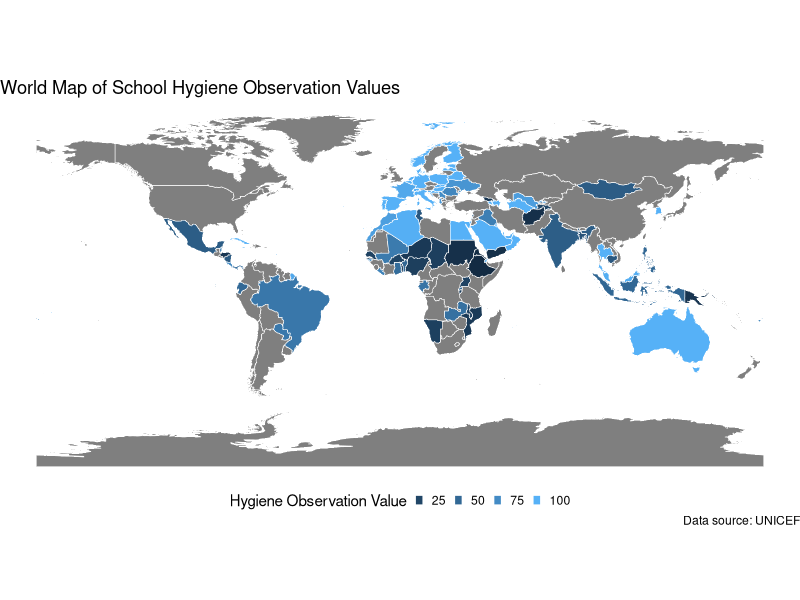
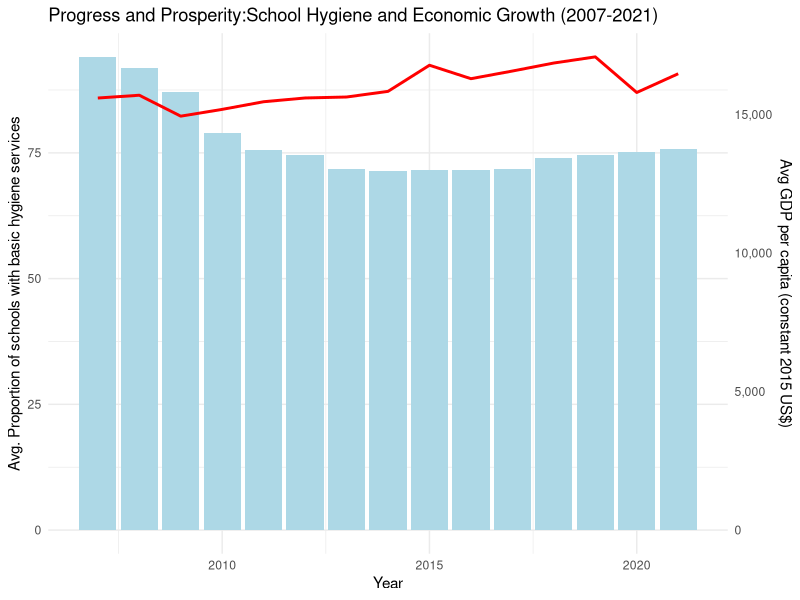
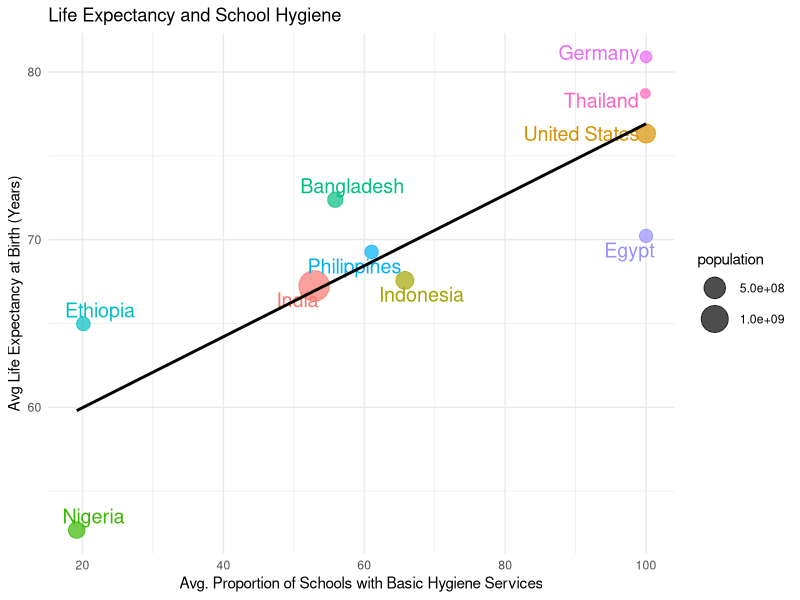
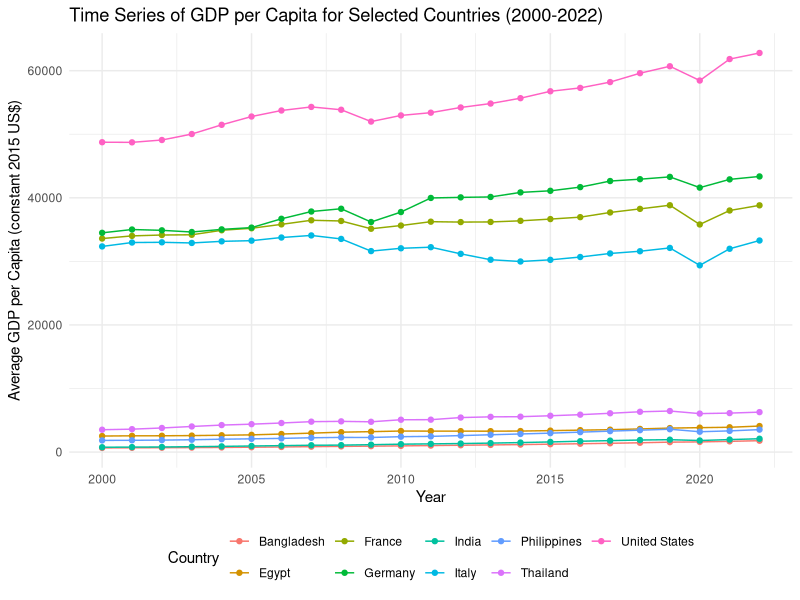
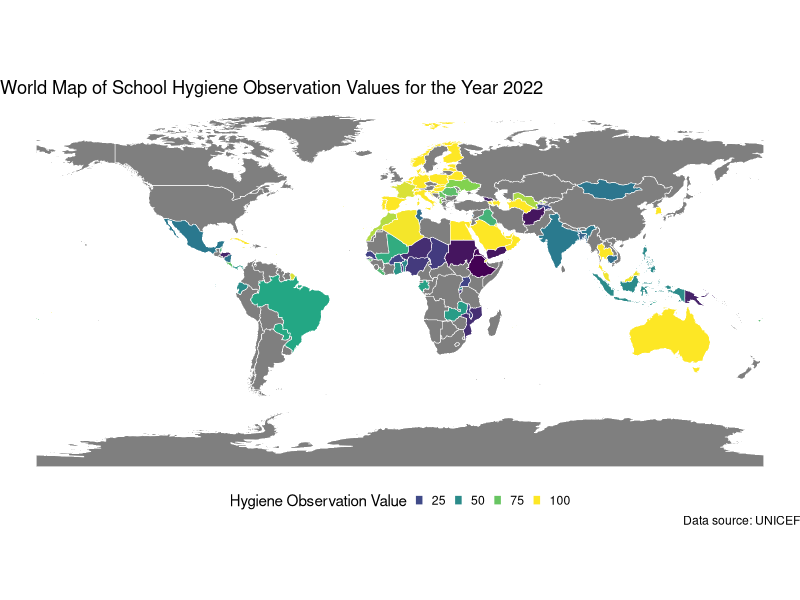
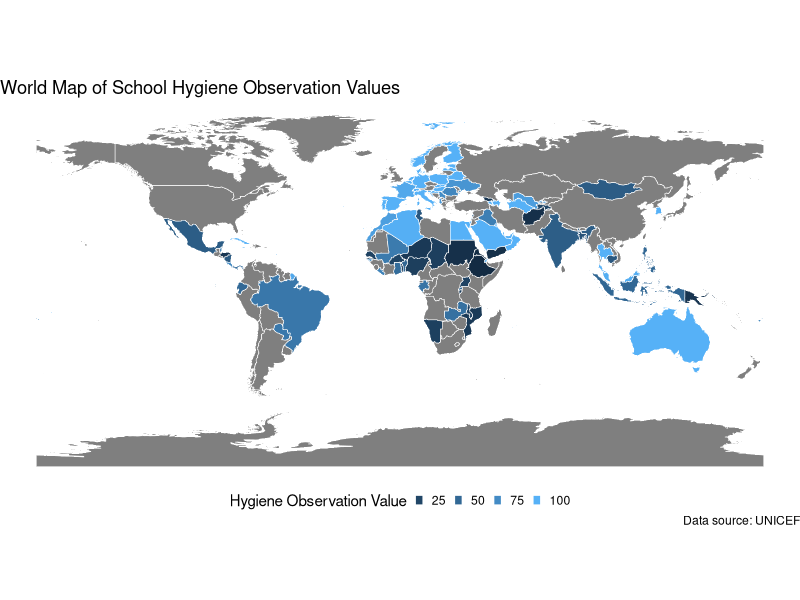
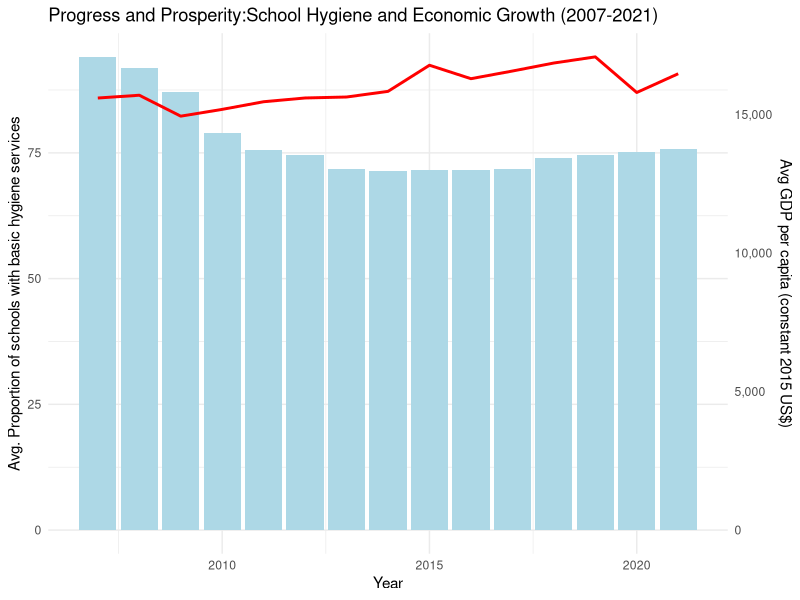
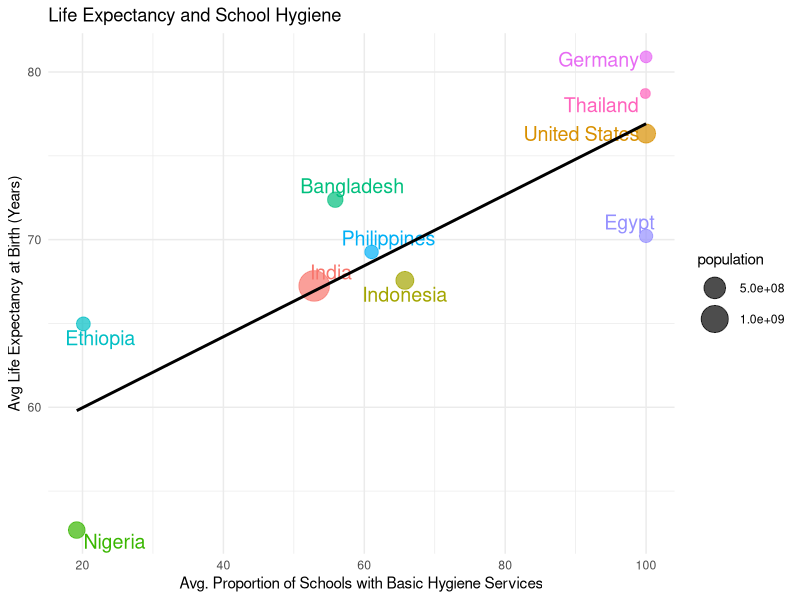

Recreate these plots in R, in order.
## ---- chunk 1
#| echo: false
install.packages("tidyverse")

library(tidyverse)
unicef_metadata <- read_csv("unicef_metadata.csv")
unicef_indicator_1 <- read_csv("unicef_indicator_1.csv")
library(ggplot2)
library(dplyr)
library(readr)
library(rnaturalearth)
library(rnaturalearthdata)
library(sf)

# Read the data
data <- read_csv("unicef_indicator_1.csv")

# Select necessary columns
# Assuming the first column is 'country' and the seventh column is 'obs_value'
data <- data %>%
  select(country = 1, obs_value = 7)

# Average the observation values if there are multiple observations per country
data <- data %>%
  group_by(country) %>%
  summarise(obs_value = mean(obs_value, na.rm = TRUE))

# Load world map
world <- ne_countries(scale = "medium", returnclass = "sf")

# Merge the world map with your data
world_map <- world %>%
  left_join(data, by = c("name" = "country"))

# Plot the map
ggplot(data = world_map) +
  geom_sf(aes(fill = obs_value), color = "white", size = 0.2) +
  scale_fill_continuous(name = "Hygiene Observation Value") +
  labs(title = "World Map of School Hygiene Observation Values",
       caption = "Data source: UNICEF") +
  theme_void() +  # Minimize non-data ink
  theme(legend.position = "bottom", plot.margin = margin(0, 0, 0, 0)) +
  guides(fill = guide_legend(keywidth = 0.5, keyheight = 0.5))

# Save the plot
ggsave("SchoolHygieneMap.png", width = 10, height = 5,  units = "in")
## ---- chunk 2
#| echo: false


library(tidyverse)

library(ggplot2)
library(dplyr)
library(readr)
library(scales)  # For more detailed control over the secondary axis

# Read the data
indicator_data <- read_csv("unicef_indicator_1.csv")
metadata <- read_csv("unicef_metadata.csv")

# Prepare the indicator data
indicator_by_year <- indicator_data %>%
  rename(year = time_period) %>%  # Rename 'time_period' to 'year'
  select(year = 6, obs_value = 7) %>%
  filter(year >= 2007, year <= 2021) %>%
  group_by(year) %>%
  summarise(avg_hygiene = mean(obs_value, na.rm = TRUE))

# Prepare the metadata
gdp_by_year <- metadata %>%
  select(year = 5, gdp_per_capita = 7) %>%
  filter(year >= 2007, year <= 2021) %>%
  group_by(year) %>%
  summarise(avg_gdp = mean(gdp_per_capita, na.rm = TRUE))

# Combine the datasets
combined_data <- left_join(indicator_by_year, gdp_by_year, by = "year")

gg <- ggplot(combined_data, aes(x = year)) +
  geom_col(aes(y = avg_hygiene), fill = "light Blue") +
  geom_line(aes(y = avg_gdp / max(combined_data$avg_gdp) * max(combined_data$avg_hygiene), group = 1), color = "red", size = 1) +
  scale_y_continuous(
    "Avg. Proportion of schools with basic hygiene services",
    sec.axis = sec_axis(~ . / max(combined_data$avg_hygiene) * max(combined_data$avg_gdp), 
                        name = "Avg GDP per capita (constant 2015 US$)",
                        labels = scales::comma)
  ) +
  theme_minimal() +
  labs(
    title = "Progress and Prosperity:School Hygiene and Economic Growth (2007-2021)",
    x = "Year",
    y = "Avg. Proportion of schools with basic hygiene services"
  )
# Print the plot
print(gg)

# Save the plot to a file
ggsave("hygiene_gdp_growth.png", gg, width = 12, height = 5)
## ---- chunk 3
#| echo: false
library(tidyverse)
library(ggplot2)
library(dplyr)
library(readr)
library(ggrepel)  # For better label placement to avoid overlaps

# Load the data
indicator_data <- read_csv("unicef_indicator_1.csv")
metadata <- read_csv("unicef_metadata.csv")

# Filter the indicator data for the year 2021 and select the necessary columns
hygiene_data <- indicator_data %>%
  filter(time_period == 2021) %>%
  select(country = 1, avg_hygiene = 7)

# Filter the metadata for the year 2021, select life expectancy and population
life_expectancy_data <- metadata %>%
  filter(year == 2021) %>%
  select(country = 1, life_expectancy = 10, population = 6)

# Join the two data frames
combined_data <- left_join(hygiene_data, life_expectancy_data, by = "country")

# Select the top 10 most populated countries
top_10_data <- combined_data %>%
  arrange(desc(population)) %>%
  slice_head(n = 10)

# Create a factor for colors based on countries to have different colors
top_10_data$country <- factor(top_10_data$country, levels = top_10_data$country)

# Create the scatter plot
gg <- ggplot(top_10_data, aes(x = avg_hygiene, y = life_expectancy, size = population, color = country)) +
  geom_point(alpha = 0.7) +
  geom_text_repel(aes(label = country), size = 5) +
  geom_smooth(method = "lm", se = FALSE, color = "black", size = 1) +
  scale_size(range = c(3, 10)) +
  scale_color_discrete(guide = FALSE) +  # Disable the legend for color
  labs(
    title = "Life Expectancy and School Hygiene",
    x = "Avg. Proportion of Schools with Basic Hygiene Services",
    y = "Avg Life Expectancy at Birth (Years)"
  ) +
  theme_minimal()

# Print the plot
print(gg)

# Save the plot to a file
ggsave("life_expectancy_hygiene_scatter.png", gg, width = 12, height = 5)


## ---- chunk 4
#| echo: false

library(tidyverse)
library(ggplot2)
library(dplyr)
library(readr)


# Load the GDP data
metadata <- read_csv("unicef_metadata.csv", col_types = cols(
  country = col_character(),
  `GDP per capita (constant 2015 US$)` = col_double()
))

# Define the countries to include
countries <- c("United States", "Germany", "France", "Italy", "Thailand", "Egypt", "India", "Philippines", "Bangladesh")

# Filter the data for the desired countries and time period
gdp_data_filtered <- metadata %>%
  filter(
    country %in% countries,
    year >= 2000,
    year <= 2022
  ) %>%
  select(country, year, `GDP per capita (constant 2015 US$)`)

# Now plot the time series chart
ggplot(gdp_data_filtered, aes(x = year, y = `GDP per capita (constant 2015 US$)`, color = country)) +
  geom_line() +
  geom_point() +
  labs(
    title = "Time Series of GDP per Capita for Selected Countries (2000-2022)",
    x = "Year",
    y = "Average GDP per Capita (constant 2015 US$)",
    color = "Country"
  ) +
  theme_minimal() +
  theme(legend.position = "bottom")



# Save the plot to a file
ggsave("gdp_time_series_selected_countries.png", width = 12, height = 5)

## ---- chunk 5
#| echo: false
library(ggplot2)
library(dplyr)
library(readr)
library(rnaturalearth)
library(rnaturalearthdata)
library(sf)

# Read the data
indicator_data <- read_csv("unicef_indicator_1.csv")
metadata <- read_csv("unicef_metadata.csv")

# Filter and join the datasets on 'country' for the year 2022
# Make sure to adjust the column numbers if different in your actual datasets
data_2022 <- indicator_data %>%
  select(country = 1, obs_value = 7) %>%
  inner_join(metadata %>% select(country = 1, year = 5), by = "country") %>%
  filter(year == 2022) %>%
  group_by(country) %>%
  summarise(obs_value = mean(obs_value, na.rm = TRUE))

# Load world map
world <- ne_countries(scale = "medium", returnclass = "sf")

# Merge the world map with your 2022 data
world_map_2022 <- world %>%
  left_join(data_2022, by = c("name" = "country"))

# Plot the map for 2022
ggplot(data = world_map_2022) +
  geom_sf(aes(fill = obs_value), color = "white", size = 0.2) +
  scale_fill_viridis_c(
    name = "Hygiene Observation Value", 
    na.value = "grey50",  # This will color countries with NA values in grey
    limits = c(NA, NA)   # This sets the scale based on the range of the data
  ) +
  labs(title = "World Map of School Hygiene Observation Values for the Year 2022",
       caption = "Data source: UNICEF") +
  theme_void() +  # Minimize non-data ink
  theme(legend.position = "bottom", plot.margin = margin(0, 0, 0, 0)) +
  guides(fill = guide_legend(keywidth = 0.5, keyheight = 0.5))

# Save the plot
ggsave("SchoolHygieneMap_2022.png", width = 10, height = 5,  units = "in")
